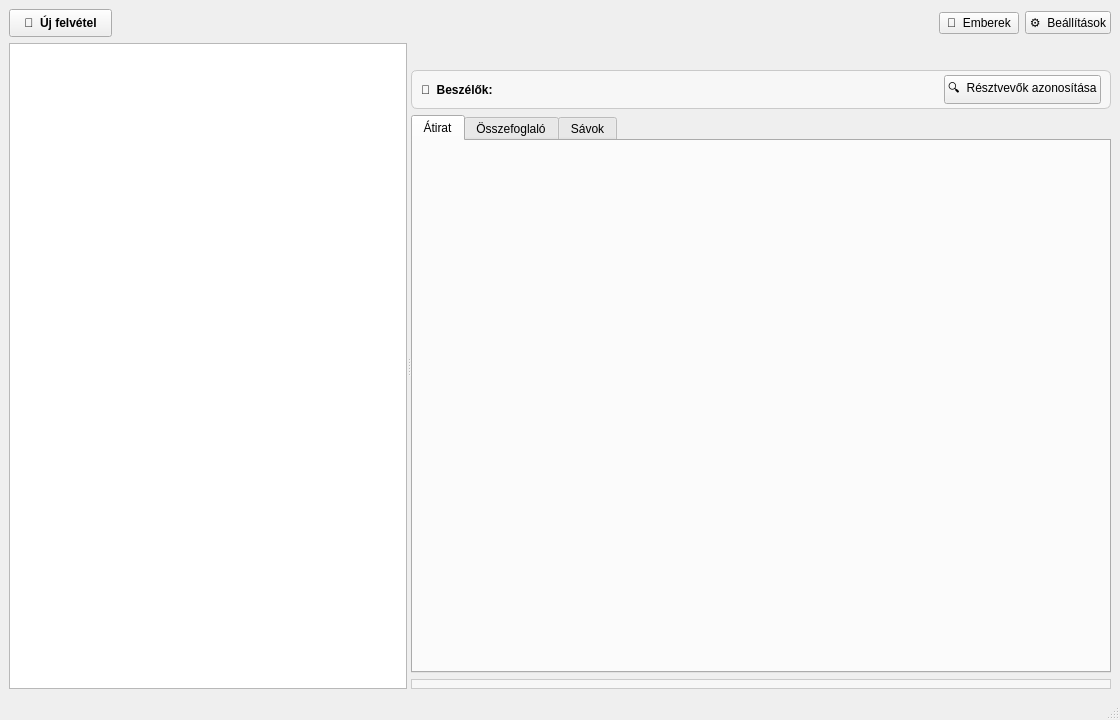
<?xml version="1.0" encoding="UTF-8"?>
<ui version="4.0">
 <class>MainWindow</class>
 <widget class="QMainWindow" name="MainWindow">
  <property name="geometry">
   <rect><x>0</x><y>0</y><width>1120</width><height>720</height></rect>
  </property>
  <property name="windowTitle"><string>Tanara</string></property>
  <!--
    Tanara — fő ablak váz (Könyvtár-otthon mockup; Qt Designerből szerkeszthető).
    A DINAMIKUS rész a MainWindow.cpp-ben marad: a táblamodell, a fülek kapuzása
    (canRun), a beszélők-sáv kitöltése, és a lejátszó-sáv kiemelése a TranscriptPlayerből
    a jobb pane aljára. Az objectName-eket NE nevezd át (a kód ezekre hivatkozik).
    A custom fülek (transcriptPlayer, tracksPanel) promotált widgetek.

    Elrendezés (mockup):
      FELSŐ SÁV:  [🔴 Új felvétel]  ───────  [👥 Emberek] [⚙ Beállítások]
      SPLITTER:   bal = meeting-tábla   |   jobb = TISZTA review pane:
        - fejléc:        cím (nagy) ──── meta (dátum · hossz)
        - beszélők-sáv:  ▸ Beszélők (N) · nevek ──── [✏ Hozzárendelés…]
        - kapu-panel:    State A-ban (nincs átirat) vezérelt pipeline (kódból töltve)
        - fülek:         [Átirat | Összefoglaló | Sávok]
        - lejátszó-sáv:  a TranscriptPlayer kiemelt lejátszó-sávja (kódból, mindig látható)
  -->
  <widget class="QWidget" name="centralwidget">
   <layout class="QVBoxLayout" name="centralLayout">
    <item>
     <layout class="QHBoxLayout" name="topBar">
      <item>
       <widget class="QPushButton" name="newRecordingBtn">
        <property name="styleSheet"><string>QPushButton { font-weight: bold; padding: 6px 14px; }</string></property>
        <property name="text"><string>🔴  Új felvétel</string></property>
        <property name="toolTip"><string>A felvétel-vezérlőt külön, leválasztott ablakban nyitja meg.</string></property>
       </widget>
      </item>
      <item>
       <spacer name="topSpacer">
        <property name="orientation"><enum>Qt::Horizontal</enum></property>
        <property name="sizeHint" stdset="0"><size><width>40</width><height>20</height></size></property>
       </spacer>
      </item>
      <item>
       <widget class="QPushButton" name="peopleBtn">
        <property name="text"><string>👥  Emberek</string></property>
       </widget>
      </item>
      <item>
       <widget class="QPushButton" name="settingsBtn">
        <property name="text"><string>⚙  Beállítások</string></property>
       </widget>
      </item>
     </layout>
    </item>
    <item>
     <widget class="QSplitter" name="splitter">
      <property name="orientation"><enum>Qt::Horizontal</enum></property>
      <widget class="QTableView" name="table">
       <property name="minimumSize"><size><width>320</width><height>0</height></size></property>
      </widget>
      <widget class="QWidget" name="rightPane">
       <layout class="QVBoxLayout" name="rightLayout">
        <item>
         <layout class="QHBoxLayout" name="headerRow">
          <item>
           <widget class="QLabel" name="titleLabel">
            <property name="styleSheet"><string>QLabel { font-size: 18px; font-weight: bold; }</string></property>
            <property name="text"><string/></property>
           </widget>
          </item>
          <item>
           <spacer name="headerSpacer">
            <property name="orientation"><enum>Qt::Horizontal</enum></property>
            <property name="sizeHint" stdset="0"><size><width>40</width><height>20</height></size></property>
           </spacer>
          </item>
          <item>
           <widget class="QLabel" name="metaLabel">
            <property name="styleSheet"><string>QLabel { color: palette(mid); }</string></property>
            <property name="text"><string/></property>
           </widget>
          </item>
         </layout>
        </item>
        <item>
         <widget class="QFrame" name="speakersBar">
          <property name="frameShape"><enum>QFrame::StyledPanel</enum></property>
          <property name="styleSheet"><string>QFrame#speakersBar { background: palette(alternate-base); border: 1px solid palette(midlight); border-radius: 6px; }</string></property>
          <layout class="QHBoxLayout" name="speakersBarLayout">
           <property name="topMargin"><number>4</number></property>
           <property name="bottomMargin"><number>4</number></property>
           <item>
            <widget class="QLabel" name="speakersTitle">
             <property name="text"><string>👥  Beszélők:</string></property>
             <property name="styleSheet"><string>QLabel { font-weight: bold; }</string></property>
            </widget>
           </item>
           <item>
            <widget class="QLabel" name="speakersSummary">
             <property name="text"><string/></property>
            </widget>
           </item>
           <item>
            <spacer name="speakersBarSpacer">
             <property name="orientation"><enum>Qt::Horizontal</enum></property>
             <property name="sizeHint" stdset="0"><size><width>40</width><height>20</height></size></property>
            </spacer>
           </item>
           <item>
            <widget class="QPushButton" name="speakersEditBtn">
             <property name="text"><string>🔍  Résztvevők azonosítása</string></property>
             <property name="toolTip"><string>A beszélők azonosítása a hang-lenyomatok alapján; a biztos találatokat beírja, a többit „ismeretlen partner"-ként hagyja. A neveket az átiraton a névre kattintva adhatod meg.</string></property>
            </widget>
           </item>
          </layout>
         </widget>
        </item>
        <item>
         <widget class="QStackedWidget" name="reviewStack">
          <!--
            page 0 = a fülek (Átirat / Összefoglaló / Sávok) — ha VAN átirat
            page 1 = State A vezérelt pipeline-panel — ha NINCS átirat (kódból töltve)
          -->
          <widget class="QWidget" name="tabsPage">
           <layout class="QVBoxLayout" name="tabsPageLayout">
            <property name="leftMargin"><number>0</number></property>
            <property name="rightMargin"><number>0</number></property>
            <property name="topMargin"><number>0</number></property>
            <property name="bottomMargin"><number>0</number></property>
            <item>
             <widget class="QTabWidget" name="tabs">
              <widget class="tanara_gui::TranscriptPlayer" name="transcriptPlayer">
               <attribute name="title"><string>Átirat</string></attribute>
              </widget>
              <widget class="QTextBrowser" name="summaryView">
               <attribute name="title"><string>Összefoglaló</string></attribute>
              </widget>
              <widget class="tanara_gui::TracksPanel" name="tracksPanel">
               <attribute name="title"><string>Sávok</string></attribute>
              </widget>
             </widget>
            </item>
           </layout>
          </widget>
          <widget class="QWidget" name="stepPage">
           <layout class="QVBoxLayout" name="stepPageLayout">
            <item>
             <layout class="QHBoxLayout" name="stepOuter">
              <item>
               <spacer name="stepLeft">
                <property name="orientation"><enum>Qt::Horizontal</enum></property>
                <property name="sizeHint" stdset="0"><size><width>60</width><height>20</height></size></property>
               </spacer>
              </item>
              <item>
               <widget class="QFrame" name="stepBox">
                <property name="minimumWidth"><number>480</number></property>
                <property name="maximumWidth"><number>560</number></property>
                <property name="frameShape"><enum>QFrame::StyledPanel</enum></property>
                <property name="styleSheet"><string>QFrame#stepBox { background: palette(alternate-base); border: 1px solid palette(midlight); border-radius: 8px; }</string></property>
                <layout class="QVBoxLayout" name="stepLayout">
                 <property name="spacing"><number>14</number></property>
                 <property name="leftMargin"><number>22</number></property>
                 <property name="rightMargin"><number>22</number></property>
                 <property name="topMargin"><number>20</number></property>
                 <property name="bottomMargin"><number>20</number></property>
                 <item>
                  <widget class="QLabel" name="stepHeading">
                   <property name="styleSheet"><string>QLabel { font-size: 15px; font-weight: bold; }</string></property>
                   <property name="text"><string>Mit csináljunk ezzel a felvétellel?</string></property>
                  </widget>
                 </item>
                 <item>
                  <widget class="QLabel" name="step1">
                   <property name="text"><string>&lt;span style='color:#1a9e3a;'&gt;✓&lt;/span&gt;  &lt;b&gt;① Felvéve&lt;/b&gt;</string></property>
                  </widget>
                 </item>
                 <item>
                  <widget class="QFrame" name="step2box">
                   <property name="frameShape"><enum>QFrame::StyledPanel</enum></property>
                   <property name="styleSheet"><string>QFrame#step2box { background: rgba(54,122,204,0.14); border: 1px solid rgba(54,122,204,0.5); border-radius: 6px; }</string></property>
                   <layout class="QHBoxLayout" name="step2layout">
                    <item>
                     <widget class="QLabel" name="step2label">
                      <property name="wordWrap"><bool>true</bool></property>
                      <property name="text"><string>&lt;b&gt;② Átirat&lt;/b&gt;</string></property>
                     </widget>
                    </item>
                    <item>
                     <spacer name="step2spacer">
                      <property name="orientation"><enum>Qt::Horizontal</enum></property>
                      <property name="sizeHint" stdset="0"><size><width>20</width><height>10</height></size></property>
                     </spacer>
                    </item>
                    <item>
                     <widget class="QPushButton" name="transcribeBtn">
                      <property name="styleSheet"><string>QPushButton { font-weight: bold; padding: 7px 16px; }</string></property>
                      <property name="text"><string>Átírás indítása ▸</string></property>
                     </widget>
                    </item>
                   </layout>
                  </widget>
                 </item>
                 <item>
                  <widget class="QLabel" name="step3">
                   <property name="styleSheet"><string>QLabel { color: palette(mid); }</string></property>
                   <property name="text"><string>🔒  &lt;b&gt;③ Összefoglaló&lt;/b&gt; — előbb átirat kell</string></property>
                  </widget>
                 </item>
                 <item>
                  <widget class="QLabel" name="stepHint">
                   <property name="wordWrap"><bool>true</bool></property>
                   <property name="styleSheet"><string>QLabel { color: palette(mid); font-style: italic; }</string></property>
                   <property name="text"><string>A beszélők azonosítása opcionális, és az átirat bármikor elkészül nélküle is — a neveket utólag is hozzárendelheted.</string></property>
                  </widget>
                 </item>
                </layout>
               </widget>
              </item>
              <item>
               <spacer name="stepRight">
                <property name="orientation"><enum>Qt::Horizontal</enum></property>
                <property name="sizeHint" stdset="0"><size><width>60</width><height>20</height></size></property>
               </spacer>
              </item>
             </layout>
            </item>
            <item>
             <spacer name="stepBottomSpacer">
              <property name="orientation"><enum>Qt::Vertical</enum></property>
              <property name="sizeHint" stdset="0"><size><width>20</width><height>60</height></size></property>
             </spacer>
            </item>
           </layout>
          </widget>
         </widget>
        </item>
        <item>
         <widget class="QFrame" name="playerBarHost">
          <property name="frameShape"><enum>QFrame::StyledPanel</enum></property>
          <property name="styleSheet"><string>QFrame#playerBarHost { background: palette(alternate-base); border: 1px solid palette(midlight); border-radius: 6px; }</string></property>
          <layout class="QHBoxLayout" name="playerBarHostLayout">
           <property name="topMargin"><number>4</number></property>
           <property name="bottomMargin"><number>4</number></property>
          </layout>
         </widget>
        </item>
       </layout>
      </widget>
     </widget>
    </item>
   </layout>
  </widget>
  <widget class="QMenuBar" name="menubar"/>
  <widget class="QStatusBar" name="statusbar"/>
 </widget>
 <customwidgets>
  <customwidget>
   <class>tanara_gui::TranscriptPlayer</class>
   <extends>QWidget</extends>
   <header>TranscriptPlayer.h</header>
   <container>1</container>
  </customwidget>
  <customwidget>
   <class>tanara_gui::TracksPanel</class>
   <extends>QWidget</extends>
   <header>TracksPanel.h</header>
   <container>1</container>
  </customwidget>
 </customwidgets>
 <resources/>
 <connections/>
</ui>
